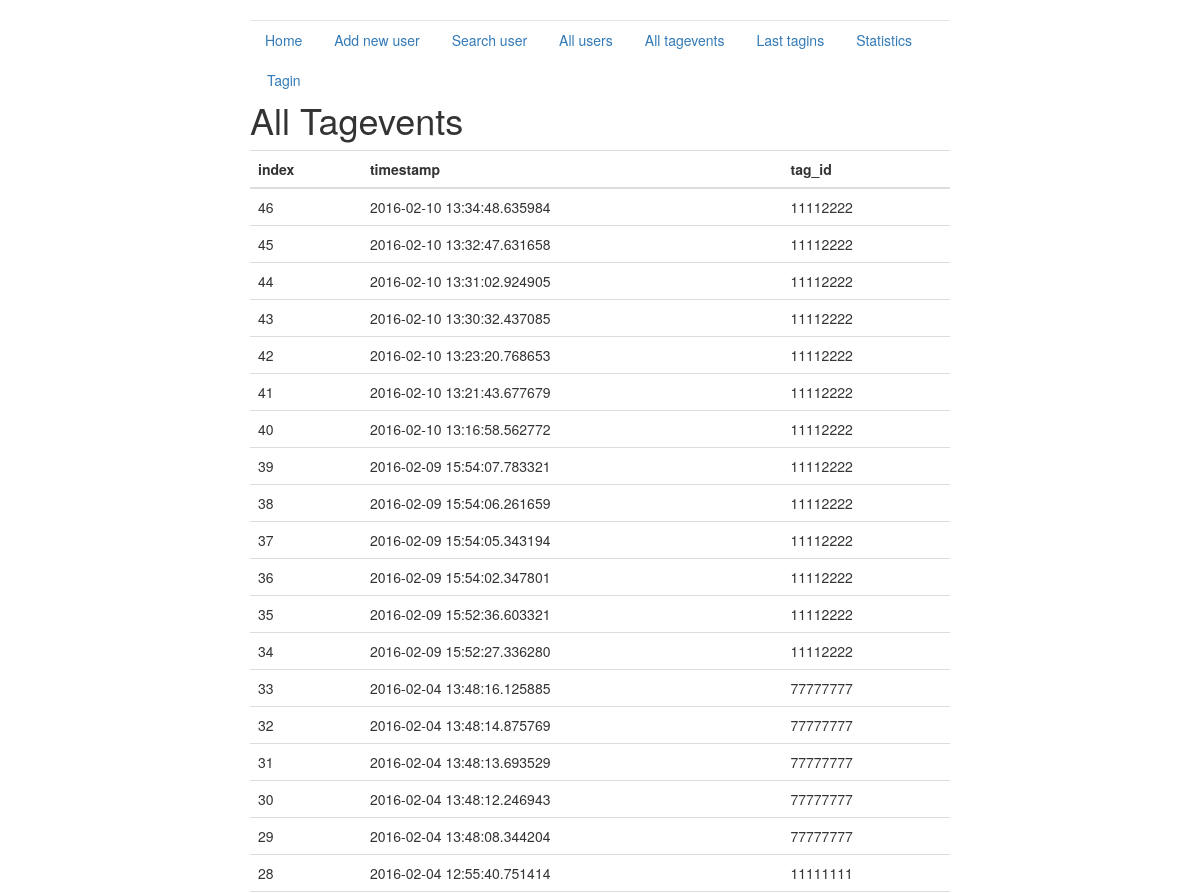
The page /all_tagevents (upper part) on the database as committed earlier.
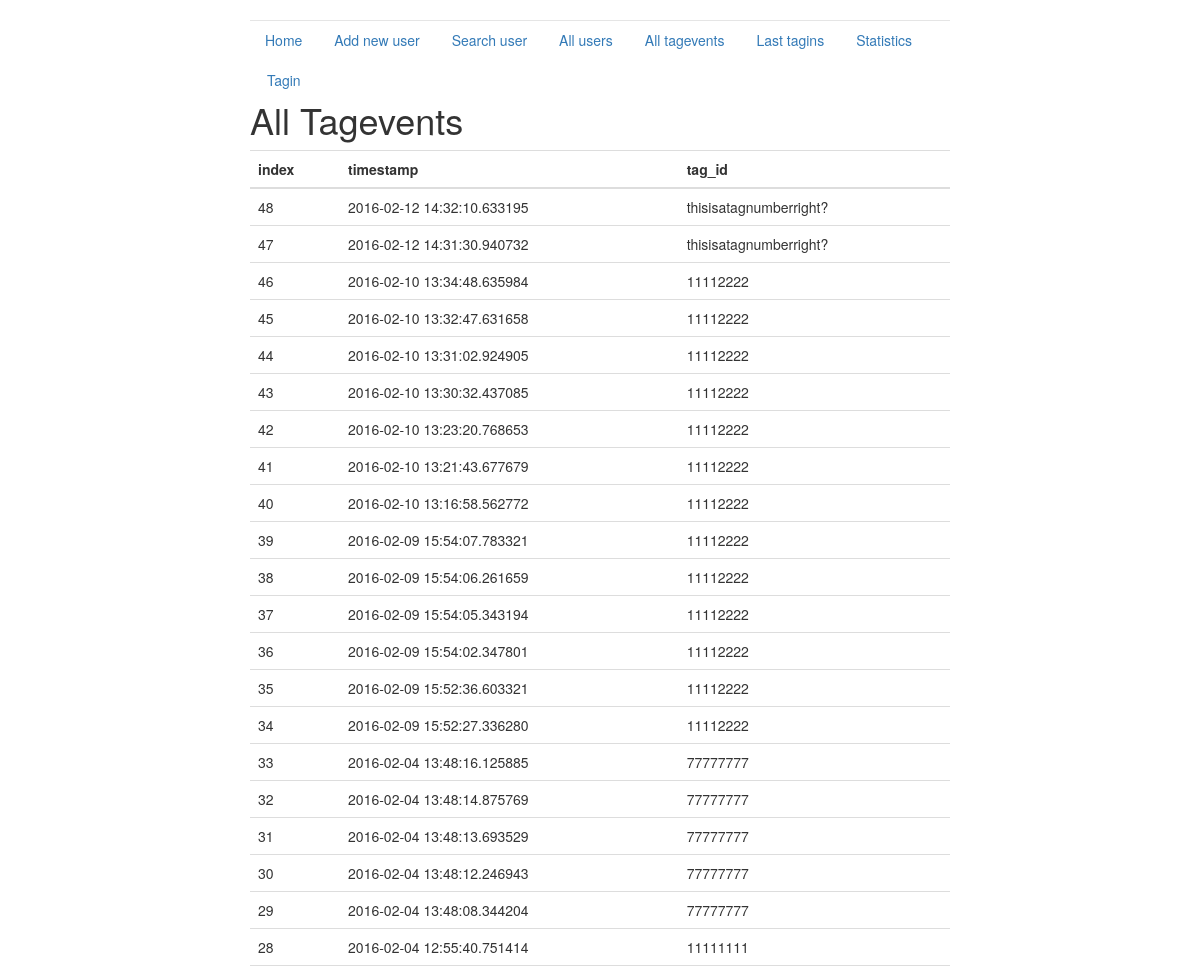
The same page on the database as committed later.
### crosstag_server.py (models this page shows, shortened)
class Tagevent(db.Model):
    index = db.Column(db.Integer, primary_key=True)
    tag_id = db.Column(db.Integer)
    timestamp = db.Column(db.DateTime)
    uid = db.Column(db.Integer, db.ForeignKey('user.index'))
    def dict(self):
        return {'index': self.index, 'timestamp': str(self.timestamp),
                'tag_id': self.tag_id, 'uid':self.uid}

### crosstag_server.py (the view)
@app.route('/all_tagevents', methods=['GET'])
def all_tagevents():
    ret = []
    events = Tagevent.query.all()
    for hit in events:
        js = hit.dict()
        ret.append(js)
    ret.reverse()
    return render_template('all_tagevents.html',
                           title='All Tagevents',
                           hits=ret)

### templates/all_tagevents.html (shortened to what this page needs)
{% extends "base.html" %}
{% block content %}
<h1>{{title}}</h1>
{% if hits %}
	<table class="table table-hover">
	<tbody>
		<thead>
			<tr>
				<th>index</th> <th>timestamp</th><th>tag_id</th>
			</tr>
		</thead>
				{% for hit in hits %}
				<tr>
					<td>{{hit.index}}</td> <td>{{hit.timestamp}}</td> <td>{{hit.tag_id}}</td>
				</tr>
				{% endfor %}
	</tbody>
	</table>
{% endif %}
{% endblock %}

Rows that differ between the two databases and show on the page:
added Tagevent: index "48", timestamp "2016-02-12 14:32:10.633195", tag_id "thisisatagnumberright?"
added Tagevent: index "47", timestamp "2016-02-12 14:31:30.940732", tag_id "thisisatagnumberright?"
